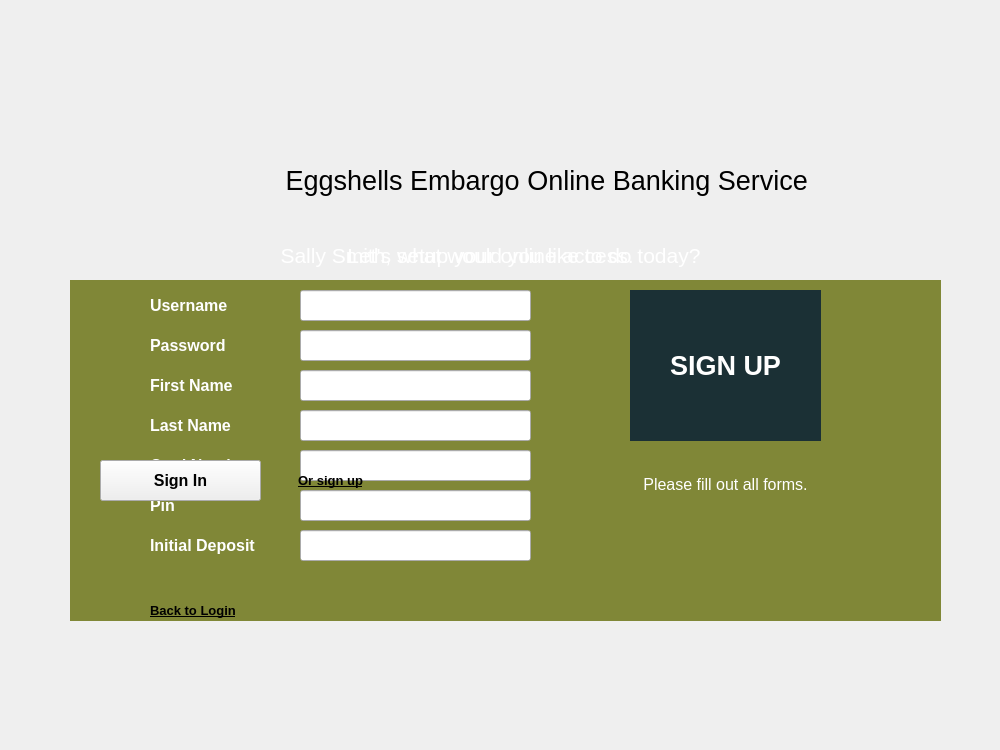
<?xml version="1.0" encoding="UTF-8"?>
<ui version="4.0">
 <class>ATM_Main</class>
 <widget class="QWidget" name="ATM_Main">
  <property name="geometry">
   <rect>
    <x>0</x>
    <y>0</y>
    <width>1000</width>
    <height>750</height>
   </rect>
  </property>
  <property name="minimumSize">
   <size>
    <width>1000</width>
    <height>750</height>
   </size>
  </property>
  <property name="maximumSize">
   <size>
    <width>1000</width>
    <height>750</height>
   </size>
  </property>
  <property name="baseSize">
   <size>
    <width>1000</width>
    <height>750</height>
   </size>
  </property>
  <property name="windowTitle">
   <string>Form</string>
  </property>
  <widget class="QLabel" name="ATM_background">
   <property name="geometry">
    <rect>
     <x>0</x>
     <y>0</y>
     <width>1000</width>
     <height>750</height>
    </rect>
   </property>
   <property name="text">
    <string/>
   </property>
   <property name="pixmap">
    <pixmap resource="graphics/resources.qrc">:/ATM_graphics/atm_bg.png</pixmap>
   </property>
   <property name="alignment">
    <set>Qt::AlignCenter</set>
   </property>
  </widget>
  <widget class="QLabel" name="ATM_title">
   <property name="geometry">
    <rect>
     <x>150</x>
     <y>140</y>
     <width>801</width>
     <height>81</height>
    </rect>
   </property>
   <property name="text">
    <string>&lt;html&gt;&lt;head/&gt;&lt;body&gt;&lt;p&gt;&lt;span style=&quot; font-size:20pt; color:#000000;&quot;&gt;Eggshells Embargo Online Banking Service                                                        &lt;/span&gt;&lt;/p&gt;&lt;/body&gt;&lt;/html&gt;</string>
   </property>
   <property name="alignment">
    <set>Qt::AlignCenter</set>
   </property>
  </widget>
  <widget class="QLabel" name="ATM_icon">
   <property name="geometry">
    <rect>
     <x>20</x>
     <y>60</y>
     <width>200</width>
     <height>200</height>
    </rect>
   </property>
   <property name="text">
    <string/>
   </property>
   <property name="pixmap">
    <pixmap resource="graphics/resources.qrc">:/ATM_graphics/atm_cash-point.png</pixmap>
   </property>
   <property name="scaledContents">
    <bool>true</bool>
   </property>
  </widget>
  <widget class="QLabel" name="ATM_login_label">
   <property name="geometry">
    <rect>
     <x>100</x>
     <y>300</y>
     <width>300</width>
     <height>21</height>
    </rect>
   </property>
   <property name="text">
    <string>&lt;html&gt;&lt;head/&gt;&lt;body&gt;&lt;p&gt;&lt;span style=&quot; font-size:10pt;&quot;&gt;Sign in to manage your accounts.&lt;/span&gt;&lt;/p&gt;&lt;/body&gt;&lt;/html&gt;</string>
   </property>
   <property name="scaledContents">
    <bool>false</bool>
   </property>
   <property name="alignment">
    <set>Qt::AlignHCenter|Qt::AlignTop</set>
   </property>
  </widget>
  <widget class="QLabel" name="ATM_login_background">
   <property name="geometry">
    <rect>
     <x>89</x>
     <y>289</y>
     <width>321</width>
     <height>271</height>
    </rect>
   </property>
   <property name="text">
    <string/>
   </property>
   <property name="pixmap">
    <pixmap resource="graphics/resources.qrc">:/ATM_graphics/atm_login_bg.png</pixmap>
   </property>
   <property name="scaledContents">
    <bool>true</bool>
   </property>
   <property name="alignment">
    <set>Qt::AlignLeading|Qt::AlignLeft|Qt::AlignTop</set>
   </property>
  </widget>
  <widget class="QLabel" name="ATM_login_username_label">
   <property name="geometry">
    <rect>
     <x>100</x>
     <y>340</y>
     <width>171</width>
     <height>51</height>
    </rect>
   </property>
   <property name="font">
    <font>
     <weight>75</weight>
     <bold>true</bold>
    </font>
   </property>
   <property name="text">
    <string>&lt;html&gt;&lt;head/&gt;&lt;body&gt;&lt;p&gt;&lt;span style=&quot; font-size:12pt;&quot;&gt;Username&lt;/span&gt;&lt;/p&gt;&lt;/body&gt;&lt;/html&gt;</string>
   </property>
  </widget>
  <widget class="QLabel" name="ATM_login_password_label">
   <property name="geometry">
    <rect>
     <x>100</x>
     <y>400</y>
     <width>171</width>
     <height>51</height>
    </rect>
   </property>
   <property name="font">
    <font>
     <weight>75</weight>
     <bold>true</bold>
    </font>
   </property>
   <property name="text">
    <string>&lt;html&gt;&lt;head/&gt;&lt;body&gt;&lt;p&gt;&lt;span style=&quot; font-size:12pt;&quot;&gt;Password&lt;/span&gt;&lt;/p&gt;&lt;/body&gt;&lt;/html&gt;</string>
   </property>
  </widget>
  <widget class="QLineEdit" name="ATM_login_username_entry">
   <property name="geometry">
    <rect>
     <x>210</x>
     <y>350</y>
     <width>181</width>
     <height>31</height>
    </rect>
   </property>
  </widget>
  <widget class="QLineEdit" name="ATM_login_password_entry">
   <property name="geometry">
    <rect>
     <x>210</x>
     <y>410</y>
     <width>181</width>
     <height>31</height>
    </rect>
   </property>
   <property name="inputMask">
    <string/>
   </property>
   <property name="echoMode">
    <enum>QLineEdit::Password</enum>
   </property>
  </widget>
  <widget class="QPushButton" name="ATM_signin_button">
   <property name="enabled">
    <bool>true</bool>
   </property>
   <property name="geometry">
    <rect>
     <x>100</x>
     <y>460</y>
     <width>161</width>
     <height>41</height>
    </rect>
   </property>
   <property name="font">
    <font>
     <pointsize>12</pointsize>
     <weight>75</weight>
     <bold>true</bold>
     <kerning>true</kerning>
    </font>
   </property>
   <property name="autoFillBackground">
    <bool>false</bool>
   </property>
   <property name="text">
    <string>Sign In</string>
   </property>
   <property name="checkable">
    <bool>false</bool>
   </property>
   <property name="checked">
    <bool>false</bool>
   </property>
   <property name="autoDefault">
    <bool>false</bool>
   </property>
   <property name="default">
    <bool>false</bool>
   </property>
   <property name="flat">
    <bool>false</bool>
   </property>
  </widget>
  <widget class="QLabel" name="ATM_ad">
   <property name="geometry">
    <rect>
     <x>440</x>
     <y>330</y>
     <width>471</width>
     <height>191</height>
    </rect>
   </property>
   <property name="text">
    <string>&lt;html&gt;&lt;head/&gt;&lt;body&gt;&lt;p&gt;&lt;span style=&quot; font-size:16pt; color:#ffffff;&quot;&gt;$0.01 checking bonus on us&lt;/span&gt;&lt;/p&gt;&lt;p align=&quot;center&quot;&gt;&lt;span style=&quot; font-size:10pt; color:#ffffff;&quot;&gt;_____________________&lt;/span&gt;&lt;/p&gt;&lt;p&gt;&lt;span style=&quot; font-size:12pt; color:#ffffff;&quot;&gt;New customers open an eligible checking account with qualifying electronic deposits&lt;/span&gt;&lt;/p&gt;&lt;/body&gt;&lt;/html&gt;</string>
   </property>
   <property name="alignment">
    <set>Qt::AlignLeading|Qt::AlignLeft|Qt::AlignTop</set>
   </property>
   <property name="wordWrap">
    <bool>true</bool>
   </property>
  </widget>
  <widget class="QLabel" name="ATM_login_error_blankForm">
   <property name="enabled">
    <bool>true</bool>
   </property>
   <property name="geometry">
    <rect>
     <x>100</x>
     <y>320</y>
     <width>300</width>
     <height>21</height>
    </rect>
   </property>
   <property name="text">
    <string>&lt;html&gt;&lt;head/&gt;&lt;body&gt;&lt;p&gt;&lt;span style=&quot; font-size:9pt; color:#a10000;&quot;/&gt;&lt;/p&gt;&lt;/body&gt;&lt;/html&gt;</string>
   </property>
   <property name="scaledContents">
    <bool>false</bool>
   </property>
   <property name="alignment">
    <set>Qt::AlignHCenter|Qt::AlignTop</set>
   </property>
  </widget>
  <widget class="QPushButton" name="BANKIF_withdraw_button">
   <property name="geometry">
    <rect>
     <x>180</x>
     <y>290</y>
     <width>201</width>
     <height>161</height>
    </rect>
   </property>
   <property name="font">
    <font>
     <pointsize>14</pointsize>
     <weight>75</weight>
     <bold>true</bold>
    </font>
   </property>
   <property name="autoFillBackground">
    <bool>false</bool>
   </property>
   <property name="styleSheet">
    <string notr="true">background-color: rgb(27, 48, 53); border:0 solid; color:white</string>
   </property>
   <property name="text">
    <string>WITHDRAW</string>
   </property>
   <property name="checkable">
    <bool>true</bool>
   </property>
   <attribute name="buttonGroup">
    <string notr="true">buttonGroup</string>
   </attribute>
  </widget>
  <widget class="QPushButton" name="BANKIF_deposit_button">
   <property name="geometry">
    <rect>
     <x>390</x>
     <y>290</y>
     <width>201</width>
     <height>161</height>
    </rect>
   </property>
   <property name="font">
    <font>
     <pointsize>14</pointsize>
     <weight>75</weight>
     <bold>true</bold>
    </font>
   </property>
   <property name="autoFillBackground">
    <bool>false</bool>
   </property>
   <property name="styleSheet">
    <string notr="true">background-color: rgb(27, 48, 53); border:0 solid; color:white</string>
   </property>
   <property name="text">
    <string>DEPOSIT</string>
   </property>
   <property name="checkable">
    <bool>true</bool>
   </property>
   <attribute name="buttonGroup">
    <string notr="true">buttonGroup</string>
   </attribute>
  </widget>
  <widget class="QPushButton" name="BANKIF_logout_button">
   <property name="geometry">
    <rect>
     <x>600</x>
     <y>290</y>
     <width>201</width>
     <height>161</height>
    </rect>
   </property>
   <property name="font">
    <font>
     <pointsize>14</pointsize>
     <weight>75</weight>
     <bold>true</bold>
    </font>
   </property>
   <property name="autoFillBackground">
    <bool>false</bool>
   </property>
   <property name="styleSheet">
    <string notr="true">background-color: rgb(143, 155, 74); border:0 solid; color:white</string>
   </property>
   <property name="text">
    <string>LOGOUT</string>
   </property>
   <property name="checkable">
    <bool>true</bool>
   </property>
  </widget>
  <widget class="QLabel" name="BANKIF_welcome_label">
   <property name="geometry">
    <rect>
     <x>180</x>
     <y>240</y>
     <width>621</width>
     <height>31</height>
    </rect>
   </property>
   <property name="text">
    <string>&lt;html&gt;&lt;head/&gt;&lt;body&gt;&lt;p align=&quot;center&quot;&gt;&lt;span style=&quot; font-size:16pt; color:#ffffff;&quot;&gt;Sally Smith, what would you like to do today?&lt;/span&gt;&lt;/p&gt;&lt;/body&gt;&lt;/html&gt;</string>
   </property>
   <property name="alignment">
    <set>Qt::AlignCenter</set>
   </property>
  </widget>
  <widget class="QLabel" name="BANKIF_amount_label">
   <property name="geometry">
    <rect>
     <x>260</x>
     <y>480</y>
     <width>91</width>
     <height>41</height>
    </rect>
   </property>
   <property name="text">
    <string>&lt;html&gt;&lt;head/&gt;&lt;body&gt;&lt;p&gt;&lt;span style=&quot; font-size:14pt; color:#ffffff;&quot;&gt;Amount&lt;/span&gt;&lt;/p&gt;&lt;/body&gt;&lt;/html&gt;</string>
   </property>
  </widget>
  <widget class="QLineEdit" name="BANKIF_amount_entry_withdraw">
   <property name="geometry">
    <rect>
     <x>380</x>
     <y>480</y>
     <width>221</width>
     <height>41</height>
    </rect>
   </property>
  </widget>
  <widget class="QLabel" name="BANKIF_balance_label">
   <property name="geometry">
    <rect>
     <x>330</x>
     <y>540</y>
     <width>321</width>
     <height>41</height>
    </rect>
   </property>
   <property name="text">
    <string>&lt;html&gt;&lt;head/&gt;&lt;body&gt;&lt;p&gt;&lt;span style=&quot; font-size:14pt; color:#ffffff;&quot;&gt;Your balance is&lt;/span&gt;&lt;/p&gt;&lt;/body&gt;&lt;/html&gt;</string>
   </property>
   <property name="alignment">
    <set>Qt::AlignCenter</set>
   </property>
  </widget>
  <widget class="QPushButton" name="BANKIF_submit_button_deposit">
   <property name="enabled">
    <bool>true</bool>
   </property>
   <property name="geometry">
    <rect>
     <x>610</x>
     <y>480</y>
     <width>111</width>
     <height>41</height>
    </rect>
   </property>
   <property name="font">
    <font>
     <pointsize>12</pointsize>
     <weight>75</weight>
     <bold>true</bold>
     <kerning>true</kerning>
    </font>
   </property>
   <property name="autoFillBackground">
    <bool>false</bool>
   </property>
   <property name="text">
    <string>Submit</string>
   </property>
   <property name="checkable">
    <bool>false</bool>
   </property>
   <property name="checked">
    <bool>false</bool>
   </property>
   <property name="autoDefault">
    <bool>false</bool>
   </property>
   <property name="default">
    <bool>false</bool>
   </property>
   <property name="flat">
    <bool>false</bool>
   </property>
  </widget>
  <widget class="QPushButton" name="BANKIF_submit_button_withdraw">
   <property name="enabled">
    <bool>true</bool>
   </property>
   <property name="geometry">
    <rect>
     <x>610</x>
     <y>480</y>
     <width>111</width>
     <height>41</height>
    </rect>
   </property>
   <property name="font">
    <font>
     <pointsize>12</pointsize>
     <weight>75</weight>
     <bold>true</bold>
     <kerning>true</kerning>
    </font>
   </property>
   <property name="autoFillBackground">
    <bool>false</bool>
   </property>
   <property name="text">
    <string>Submit</string>
   </property>
   <property name="checkable">
    <bool>false</bool>
   </property>
   <property name="checked">
    <bool>false</bool>
   </property>
   <property name="autoDefault">
    <bool>false</bool>
   </property>
   <property name="default">
    <bool>false</bool>
   </property>
   <property name="flat">
    <bool>false</bool>
   </property>
  </widget>
  <widget class="QLabel" name="BANKIF_balance_error">
   <property name="geometry">
    <rect>
     <x>270</x>
     <y>580</y>
     <width>461</width>
     <height>41</height>
    </rect>
   </property>
   <property name="text">
    <string>&lt;html&gt;&lt;head/&gt;&lt;body&gt;&lt;p&gt;&lt;span style=&quot; font-size:12pt; font-weight:600; color:#640000;&quot;&gt;Amount must be numeric and greater than 0.&lt;/span&gt;&lt;/p&gt;&lt;/body&gt;&lt;/html&gt;</string>
   </property>
   <property name="alignment">
    <set>Qt::AlignCenter</set>
   </property>
  </widget>
  <widget class="QLineEdit" name="BANKIF_amount_entry_deposit">
   <property name="geometry">
    <rect>
     <x>380</x>
     <y>480</y>
     <width>221</width>
     <height>41</height>
    </rect>
   </property>
  </widget>
  <widget class="QLabel" name="SIGNUP_background">
   <property name="geometry">
    <rect>
     <x>70</x>
     <y>280</y>
     <width>871</width>
     <height>341</height>
    </rect>
   </property>
   <property name="styleSheet">
    <string notr="true">background-color: rgb(128, 135, 55)</string>
   </property>
   <property name="text">
    <string/>
   </property>
   <property name="scaledContents">
    <bool>true</bool>
   </property>
   <property name="alignment">
    <set>Qt::AlignLeading|Qt::AlignLeft|Qt::AlignTop</set>
   </property>
  </widget>
  <widget class="QLabel" name="SIGNUP_signup_message">
   <property name="geometry">
    <rect>
     <x>180</x>
     <y>240</y>
     <width>621</width>
     <height>31</height>
    </rect>
   </property>
   <property name="text">
    <string>&lt;html&gt;&lt;head/&gt;&lt;body&gt;&lt;p align=&quot;center&quot;&gt;&lt;span style=&quot; font-size:16pt; color:#ffffff;&quot;&gt;Let's setup your online access.&lt;/span&gt;&lt;/p&gt;&lt;/body&gt;&lt;/html&gt;</string>
   </property>
   <property name="alignment">
    <set>Qt::AlignCenter</set>
   </property>
  </widget>
  <widget class="QLabel" name="SIGNUP_username_label">
   <property name="geometry">
    <rect>
     <x>150</x>
     <y>280</y>
     <width>171</width>
     <height>51</height>
    </rect>
   </property>
   <property name="font">
    <font>
     <weight>75</weight>
     <bold>true</bold>
    </font>
   </property>
   <property name="text">
    <string>&lt;html&gt;&lt;head/&gt;&lt;body&gt;&lt;p&gt;&lt;span style=&quot; font-size:12pt; color:#ffffff;&quot;&gt;Username&lt;/span&gt;&lt;/p&gt;&lt;/body&gt;&lt;/html&gt;</string>
   </property>
  </widget>
  <widget class="QLineEdit" name="SIGNUP_username_entry">
   <property name="geometry">
    <rect>
     <x>300</x>
     <y>290</y>
     <width>231</width>
     <height>31</height>
    </rect>
   </property>
  </widget>
  <widget class="QLineEdit" name="SIGNUP_password_entry">
   <property name="geometry">
    <rect>
     <x>300</x>
     <y>330</y>
     <width>231</width>
     <height>31</height>
    </rect>
   </property>
   <property name="inputMask">
    <string/>
   </property>
   <property name="echoMode">
    <enum>QLineEdit::Password</enum>
   </property>
  </widget>
  <widget class="QLabel" name="SIGNUP_password_label">
   <property name="geometry">
    <rect>
     <x>150</x>
     <y>320</y>
     <width>171</width>
     <height>51</height>
    </rect>
   </property>
   <property name="font">
    <font>
     <weight>75</weight>
     <bold>true</bold>
    </font>
   </property>
   <property name="text">
    <string>&lt;html&gt;&lt;head/&gt;&lt;body&gt;&lt;p&gt;&lt;span style=&quot; font-size:12pt; color:#ffffff;&quot;&gt;Password&lt;/span&gt;&lt;/p&gt;&lt;/body&gt;&lt;/html&gt;</string>
   </property>
  </widget>
  <widget class="QLabel" name="SIGNUP_cardnumber_label">
   <property name="geometry">
    <rect>
     <x>150</x>
     <y>440</y>
     <width>171</width>
     <height>51</height>
    </rect>
   </property>
   <property name="font">
    <font>
     <weight>75</weight>
     <bold>true</bold>
    </font>
   </property>
   <property name="text">
    <string>&lt;html&gt;&lt;head/&gt;&lt;body&gt;&lt;p&gt;&lt;span style=&quot; font-size:12pt; color:#ffffff;&quot;&gt;Card Number&lt;/span&gt;&lt;/p&gt;&lt;/body&gt;&lt;/html&gt;</string>
   </property>
  </widget>
  <widget class="QLineEdit" name="SIGNUP_cardnumber_entry">
   <property name="geometry">
    <rect>
     <x>300</x>
     <y>450</y>
     <width>231</width>
     <height>31</height>
    </rect>
   </property>
  </widget>
  <widget class="QLabel" name="SIGNUP_pin_label">
   <property name="geometry">
    <rect>
     <x>150</x>
     <y>480</y>
     <width>141</width>
     <height>51</height>
    </rect>
   </property>
   <property name="font">
    <font>
     <weight>75</weight>
     <bold>true</bold>
    </font>
   </property>
   <property name="text">
    <string>&lt;html&gt;&lt;head/&gt;&lt;body&gt;&lt;p&gt;&lt;span style=&quot; font-size:12pt; color:#ffffff;&quot;&gt;Pin&lt;/span&gt;&lt;/p&gt;&lt;/body&gt;&lt;/html&gt;</string>
   </property>
  </widget>
  <widget class="QLineEdit" name="SIGNUP_pin_entry">
   <property name="geometry">
    <rect>
     <x>300</x>
     <y>490</y>
     <width>231</width>
     <height>31</height>
    </rect>
   </property>
   <property name="inputMask">
    <string/>
   </property>
   <property name="echoMode">
    <enum>QLineEdit::Password</enum>
   </property>
  </widget>
  <widget class="QLabel" name="SIGNUP_last_name_label">
   <property name="geometry">
    <rect>
     <x>150</x>
     <y>400</y>
     <width>171</width>
     <height>51</height>
    </rect>
   </property>
   <property name="font">
    <font>
     <weight>75</weight>
     <bold>true</bold>
    </font>
   </property>
   <property name="text">
    <string>&lt;html&gt;&lt;head/&gt;&lt;body&gt;&lt;p&gt;&lt;span style=&quot; font-size:12pt; color:#ffffff;&quot;&gt;Last Name&lt;/span&gt;&lt;/p&gt;&lt;/body&gt;&lt;/html&gt;</string>
   </property>
  </widget>
  <widget class="QLineEdit" name="SIGNUP_last_name_entry">
   <property name="geometry">
    <rect>
     <x>300</x>
     <y>410</y>
     <width>231</width>
     <height>31</height>
    </rect>
   </property>
  </widget>
  <widget class="QPushButton" name="SIGNUP_signup_button">
   <property name="enabled">
    <bool>true</bool>
   </property>
   <property name="geometry">
    <rect>
     <x>630</x>
     <y>290</y>
     <width>191</width>
     <height>151</height>
    </rect>
   </property>
   <property name="font">
    <font>
     <pointsize>20</pointsize>
     <weight>75</weight>
     <bold>true</bold>
     <kerning>true</kerning>
    </font>
   </property>
   <property name="autoFillBackground">
    <bool>false</bool>
   </property>
   <property name="styleSheet">
    <string notr="true">background-color: rgb(27, 48, 53); border:0 solid; color:white</string>
   </property>
   <property name="text">
    <string>SIGN UP</string>
   </property>
   <property name="checkable">
    <bool>false</bool>
   </property>
   <property name="checked">
    <bool>false</bool>
   </property>
   <property name="autoDefault">
    <bool>false</bool>
   </property>
   <property name="default">
    <bool>false</bool>
   </property>
   <property name="flat">
    <bool>false</bool>
   </property>
  </widget>
  <widget class="QLabel" name="SIGNUP_deposit_label">
   <property name="geometry">
    <rect>
     <x>150</x>
     <y>520</y>
     <width>151</width>
     <height>51</height>
    </rect>
   </property>
   <property name="font">
    <font>
     <weight>75</weight>
     <bold>true</bold>
    </font>
   </property>
   <property name="text">
    <string>&lt;html&gt;&lt;head/&gt;&lt;body&gt;&lt;p&gt;&lt;span style=&quot; font-size:12pt; color:#ffffff;&quot;&gt;Initial Deposit&lt;/span&gt;&lt;/p&gt;&lt;/body&gt;&lt;/html&gt;</string>
   </property>
  </widget>
  <widget class="QLineEdit" name="SIGNUP_deposit_entry">
   <property name="geometry">
    <rect>
     <x>300</x>
     <y>530</y>
     <width>231</width>
     <height>31</height>
    </rect>
   </property>
   <property name="inputMask">
    <string/>
   </property>
   <property name="echoMode">
    <enum>QLineEdit::Normal</enum>
   </property>
  </widget>
  <widget class="QLabel" name="SIGNUP_error_label">
   <property name="geometry">
    <rect>
     <x>580</x>
     <y>475</y>
     <width>291</width>
     <height>101</height>
    </rect>
   </property>
   <property name="text">
    <string>&lt;html&gt;&lt;head/&gt;&lt;body&gt;&lt;p&gt;&lt;span style=&quot; font-size:12pt; color:#ffffff;&quot;&gt;Please fill out all forms.&lt;/span&gt;&lt;/p&gt;&lt;/body&gt;&lt;/html&gt;</string>
   </property>
   <property name="alignment">
    <set>Qt::AlignHCenter|Qt::AlignTop</set>
   </property>
   <property name="wordWrap">
    <bool>true</bool>
   </property>
  </widget>
  <widget class="QPushButton" name="ATM_signup_label">
   <property name="geometry">
    <rect>
     <x>280</x>
     <y>470</y>
     <width>101</width>
     <height>21</height>
    </rect>
   </property>
   <property name="font">
    <font>
     <pointsize>10</pointsize>
     <weight>75</weight>
     <bold>true</bold>
     <underline>true</underline>
    </font>
   </property>
   <property name="styleSheet">
    <string notr="true">QPushButton{background: transparent; border: 0;}
QPushButton:hover {color: rgb(128, 135, 55);}</string>
   </property>
   <property name="text">
    <string>Or sign up</string>
   </property>
   <property name="checkable">
    <bool>true</bool>
   </property>
  </widget>
  <widget class="QPushButton" name="SIGNUP_backtologin">
   <property name="geometry">
    <rect>
     <x>150</x>
     <y>600</y>
     <width>131</width>
     <height>21</height>
    </rect>
   </property>
   <property name="font">
    <font>
     <pointsize>10</pointsize>
     <weight>75</weight>
     <bold>true</bold>
     <underline>true</underline>
    </font>
   </property>
   <property name="styleSheet">
    <string notr="true">QPushButton{background: transparent; border: 0; text-align: left; }
QPushButton:hover {color: rgb(255, 255, 255);}</string>
   </property>
   <property name="text">
    <string>Back to Login</string>
   </property>
   <property name="checkable">
    <bool>true</bool>
   </property>
  </widget>
  <widget class="QLineEdit" name="SIGNUP_first_name_entry">
   <property name="geometry">
    <rect>
     <x>300</x>
     <y>370</y>
     <width>231</width>
     <height>31</height>
    </rect>
   </property>
  </widget>
  <widget class="QLabel" name="SIGNUP_first_name_label">
   <property name="geometry">
    <rect>
     <x>150</x>
     <y>360</y>
     <width>171</width>
     <height>51</height>
    </rect>
   </property>
   <property name="font">
    <font>
     <weight>75</weight>
     <bold>true</bold>
    </font>
   </property>
   <property name="text">
    <string>&lt;html&gt;&lt;head/&gt;&lt;body&gt;&lt;p&gt;&lt;span style=&quot; font-size:12pt; color:#ffffff;&quot;&gt;First Name&lt;/span&gt;&lt;/p&gt;&lt;/body&gt;&lt;/html&gt;</string>
   </property>
  </widget>
  <zorder>ATM_background</zorder>
  <zorder>ATM_title</zorder>
  <zorder>ATM_icon</zorder>
  <zorder>ATM_login_background</zorder>
  <zorder>ATM_login_label</zorder>
  <zorder>ATM_login_username_label</zorder>
  <zorder>ATM_login_password_label</zorder>
  <zorder>ATM_login_username_entry</zorder>
  <zorder>ATM_login_password_entry</zorder>
  <zorder>ATM_ad</zorder>
  <zorder>ATM_login_error_blankForm</zorder>
  <zorder>BANKIF_balance_label</zorder>
  <zorder>BANKIF_amount_label</zorder>
  <zorder>BANKIF_logout_button</zorder>
  <zorder>BANKIF_welcome_label</zorder>
  <zorder>BANKIF_withdraw_button</zorder>
  <zorder>BANKIF_deposit_button</zorder>
  <zorder>BANKIF_amount_entry_withdraw</zorder>
  <zorder>BANKIF_submit_button_deposit</zorder>
  <zorder>BANKIF_submit_button_withdraw</zorder>
  <zorder>BANKIF_balance_error</zorder>
  <zorder>BANKIF_amount_entry_deposit</zorder>
  <zorder>SIGNUP_background</zorder>
  <zorder>SIGNUP_signup_message</zorder>
  <zorder>SIGNUP_username_label</zorder>
  <zorder>SIGNUP_username_entry</zorder>
  <zorder>SIGNUP_password_entry</zorder>
  <zorder>SIGNUP_password_label</zorder>
  <zorder>SIGNUP_cardnumber_label</zorder>
  <zorder>SIGNUP_cardnumber_entry</zorder>
  <zorder>SIGNUP_pin_label</zorder>
  <zorder>SIGNUP_pin_entry</zorder>
  <zorder>SIGNUP_last_name_label</zorder>
  <zorder>SIGNUP_last_name_entry</zorder>
  <zorder>SIGNUP_signup_button</zorder>
  <zorder>SIGNUP_deposit_label</zorder>
  <zorder>SIGNUP_deposit_entry</zorder>
  <zorder>SIGNUP_error_label</zorder>
  <zorder>ATM_signup_label</zorder>
  <zorder>ATM_signin_button</zorder>
  <zorder>SIGNUP_backtologin</zorder>
  <zorder>SIGNUP_first_name_entry</zorder>
  <zorder>SIGNUP_first_name_label</zorder>
 </widget>
 <resources>
  <include location="graphics/resources.qrc"/>
 </resources>
 <connections/>
 <buttongroups>
  <buttongroup name="buttonGroup"/>
 </buttongroups>
</ui>
